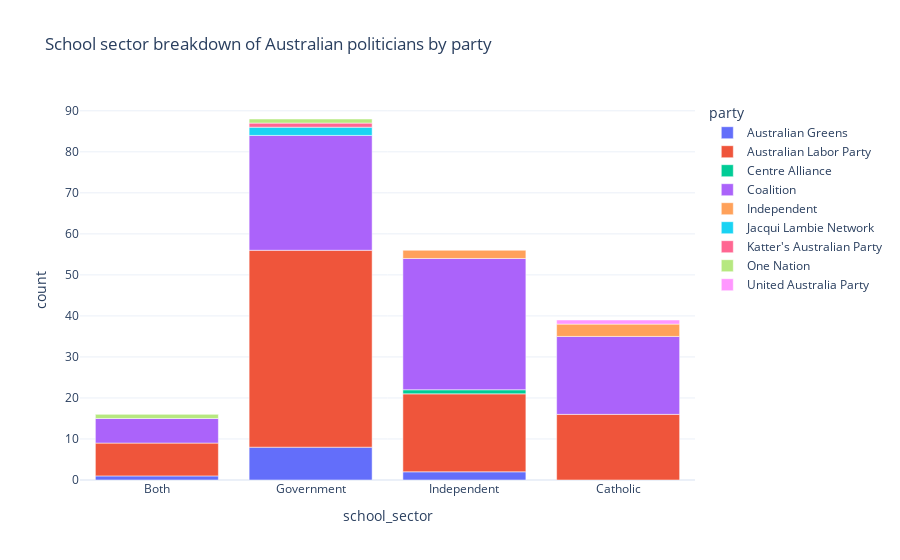

The notebook cell saved with this chart:
### Markdown cell above
ministers

### Code cell
school_sector_counts = ministers_education.drop_duplicates(["member", "school_sector"]).groupby([ "party", "school_sector"]).size().reset_index(name='count')
fig = px.bar(school_sector_counts, x="school_sector", y="count", color="party", title="School sector breakdown of Australian politicians by party")
fig.show()

### Figure 1 — Plotly figure (JSON) as saved in the notebook; plotly's stock layout.template omitted (floating-point values rounded to 4 significant figures)
{"data": [{"alignmentgroup": "True", "hovertemplate": "party=Australian Greens<br>school_sector=%{x}<br>count=%{y}<extra></extra>", "legendgroup": "Australian Greens", "marker": {"color": "#636efa", "pattern": {"shape": ""}}, "name": "Australian Greens", "offsetgroup": "Australian Greens", "orientation": "v", "showlegend": true, "textposition": "auto", "x": ["Both", "Government", "Independent"], "xaxis": "x", "y": [1, 8, 2], "yaxis": "y", "type": "bar"}, {"alignmentgroup": "True", "hovertemplate": "party=Australian Labor Party<br>school_sector=%{x}<br>count=%{y}<extra></extra>", "legendgroup": "Australian Labor Party", "marker": {"color": "#EF553B", "pattern": {"shape": ""}}, "name": "Australian Labor Party", "offsetgroup": "Australian Labor Party", "orientation": "v", "showlegend": true, "textposition": "auto", "x": ["Both", "Catholic", "Government", "Independent"], "xaxis": "x", "y": [8, 16, 48, 19], "yaxis": "y", "type": "bar"}, {"alignmentgroup": "True", "hovertemplate": "party=Centre Alliance<br>school_sector=%{x}<br>count=%{y}<extra></extra>", "legendgroup": "Centre Alliance", "marker": {"color": "#00cc96", "pattern": {"shape": ""}}, "name": "Centre Alliance", "offsetgroup": "Centre Alliance", "orientation": "v", "showlegend": true, "textposition": "auto", "x": ["Independent"], "xaxis": "x", "y": [1], "yaxis": "y", "type": "bar"}, {"alignmentgroup": "True", "hovertemplate": "party=Coalition<br>school_sector=%{x}<br>count=%{y}<extra></extra>", "legendgroup": "Coalition", "marker": {"color": "#ab63fa", "pattern": {"shape": ""}}, "name": "Coalition", "offsetgroup": "Coalition", "orientation": "v", "showlegend": true, "textposition": "auto", "x": ["Both", "Catholic", "Government", "Independent"], "xaxis": "x", "y": [6, 19, 28, 32], "yaxis": "y", "type": "bar"}, {"alignmentgroup": "True", "hovertemplate": "party=Independent<br>school_sector=%{x}<br>count=%{y}<extra></extra>", "legendgroup": "Independent", "marker": {"color": "#FFA15A", "pattern": {"shape": ""}}, "name": "Independent", "offsetgroup": "Independent", "orientation": "v", "showlegend": true, "textposition": "auto", "x": ["Catholic", "Independent"], "xaxis": "x", "y": [3, 2], "yaxis": "y", "type": "bar"}, {"alignmentgroup": "True", "hovertemplate": "party=Jacqui Lambie Network<br>school_sector=%{x}<br>count=%{y}<extra></extra>", "legendgroup": "Jacqui Lambie Network", "marker": {"color": "#19d3f3", "pattern": {"shape": ""}}, "name": "Jacqui Lambie Network", "offsetgroup": "Jacqui Lambie Network", "orientation": "v", "showlegend": true, "textposition": "auto", "x": ["Government"], "xaxis": "x", "y": [2], "yaxis": "y", "type": "bar"}, {"alignmentgroup": "True", "hovertemplate": "party=Katter's Australian Party<br>school_sector=%{x}<br>count=%{y}<extra></extra>", "legendgroup": "Katter's Australian Party", "marker": {"color": "#FF6692", "pattern": {"shape": ""}}, "name": "Katter's Australian Party", "offsetgroup": "Katter's Australian Party", "orientation": "v", "showlegend": true, "textposition": "auto", "x": ["Government"], "xaxis": "x", "y": [1], "yaxis": "y", "type": "bar"}, {"alignmentgroup": "True", "hovertemplate": "party=One Nation<br>school_sector=%{x}<br>count=%{y}<extra></extra>", "legendgroup": "One Nation", "marker": {"color": "#B6E880", "pattern": {"shape": ""}}, "name": "One Nation", "offsetgroup": "One Nation", "orientation": "v", "showlegend": true, "textposition": "auto", "x": ["Both", "Government"], "xaxis": "x", "y": [1, 1], "yaxis": "y", "type": "bar"}, {"alignmentgroup": "True", "hovertemplate": "party=United Australia Party<br>school_sector=%{x}<br>count=%{y}<extra></extra>", "legendgroup": "United Australia Party", "marker": {"color": "#FF97FF", "pattern": {"shape": ""}}, "name": "United Australia Party", "offsetgroup": "United Australia Party", "orientation": "v", "showlegend": true, "textposition": "auto", "x": ["Catholic"], "xaxis": "x", "y": [1], "yaxis": "y", "type": "bar"}], "layout": {"xaxis": {"anchor": "y", "domain": [0.0, 1.0], "title": {"text": "school_sector"}}, "yaxis": {"anchor": "x", "domain": [0.0, 1.0], "title": {"text": "count"}}, "legend": {"title": {"text": "party"}, "tracegroupgap": 0}, "title": {"text": "School sector breakdown of Australian politicians by party"}, "barmode": "relative"}}
